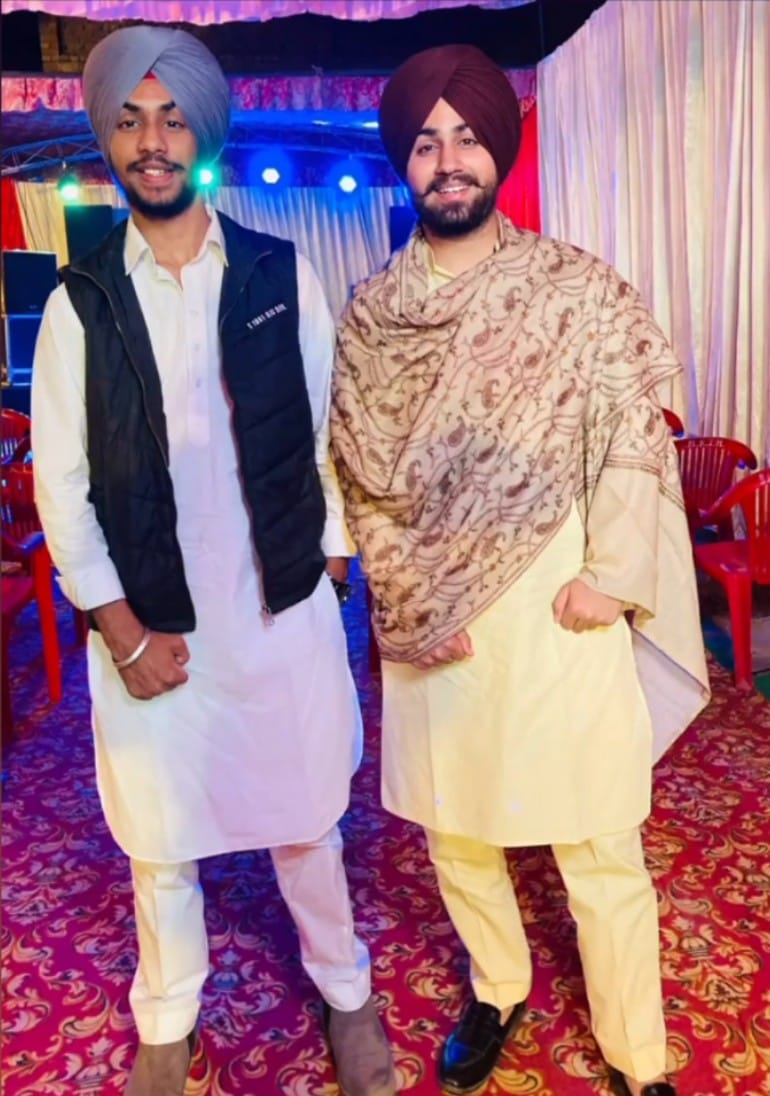
#> input picture abc.jpg, 770 x 1096 px
$ python basic.py
#> lines starting #> are read from the running program, lines starting #| are printed output that depends on the picture; after the words box and inside, x2 and y2 are one past the last pixel; in counts of white or black regions, pixels touching at a corner belong together
import cv2 as cv

img = cv.imread('abc.jpg')
#> img is the input picture: shape (1096, 770, 3); mean B, G, R 131.5, 116.4, 157.1
cv.imshow('IMAGE',img)

# Converting an Image to grayscale
gray = cv.cvtColor(img, cv.COLOR_BGR2GRAY)          #cvt->convert
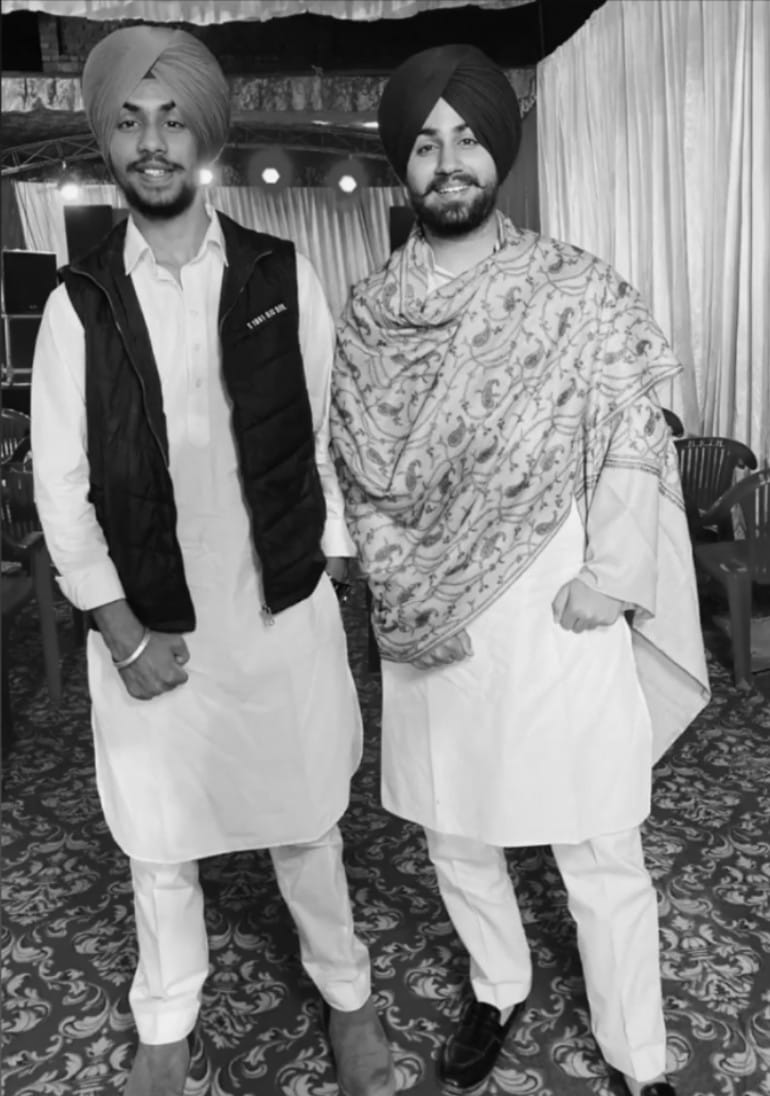
#> gray: shape (1096, 770); min 2, max 250, mean 130.3
cv.imshow('Gray', gray)

# Blur an Image
blur = cv.GaussianBlur(img, (7,7), cv.BORDER_DEFAULT)
cv.imshow('Blur', blur)

# Edge Cascading i.e. Finding edges in the Image
canny = cv.Canny(blur, 125, 175)
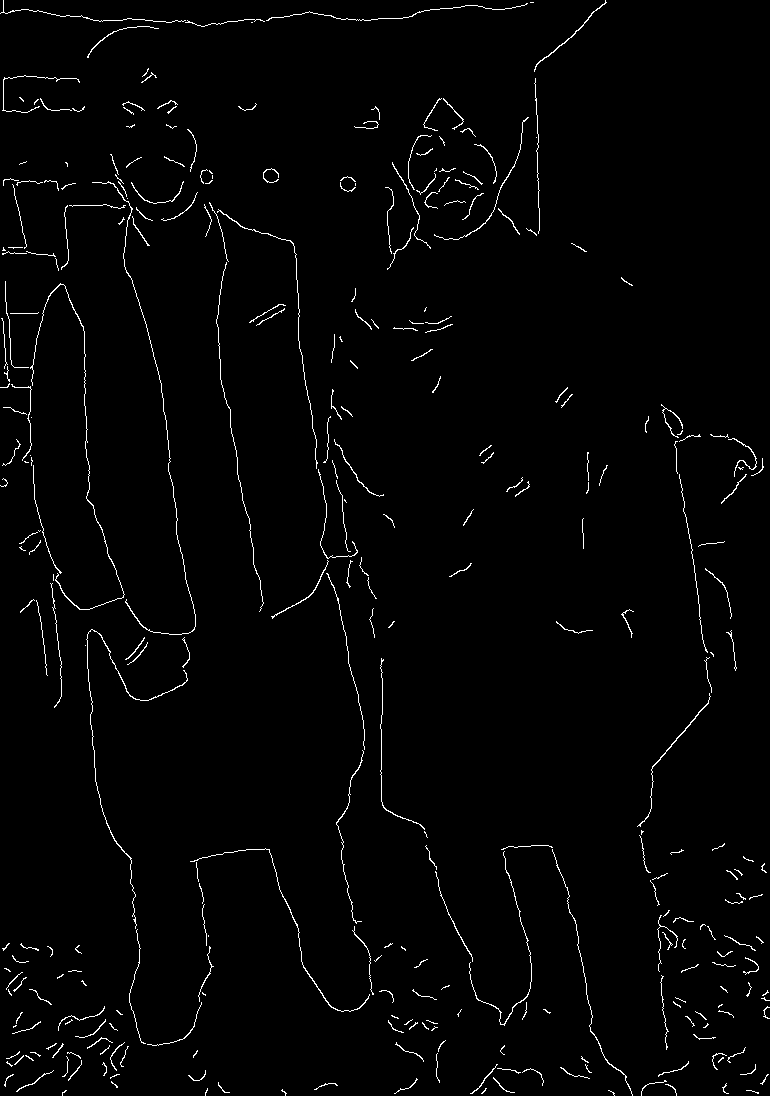
#> canny: shape (1096, 770); 1.7% white in thin lines or dots
cv.imshow('Canny Edges', canny)

# Dilating(Enlarging) the image
dilated = cv.dilate(canny, (7,7), iterations=3)
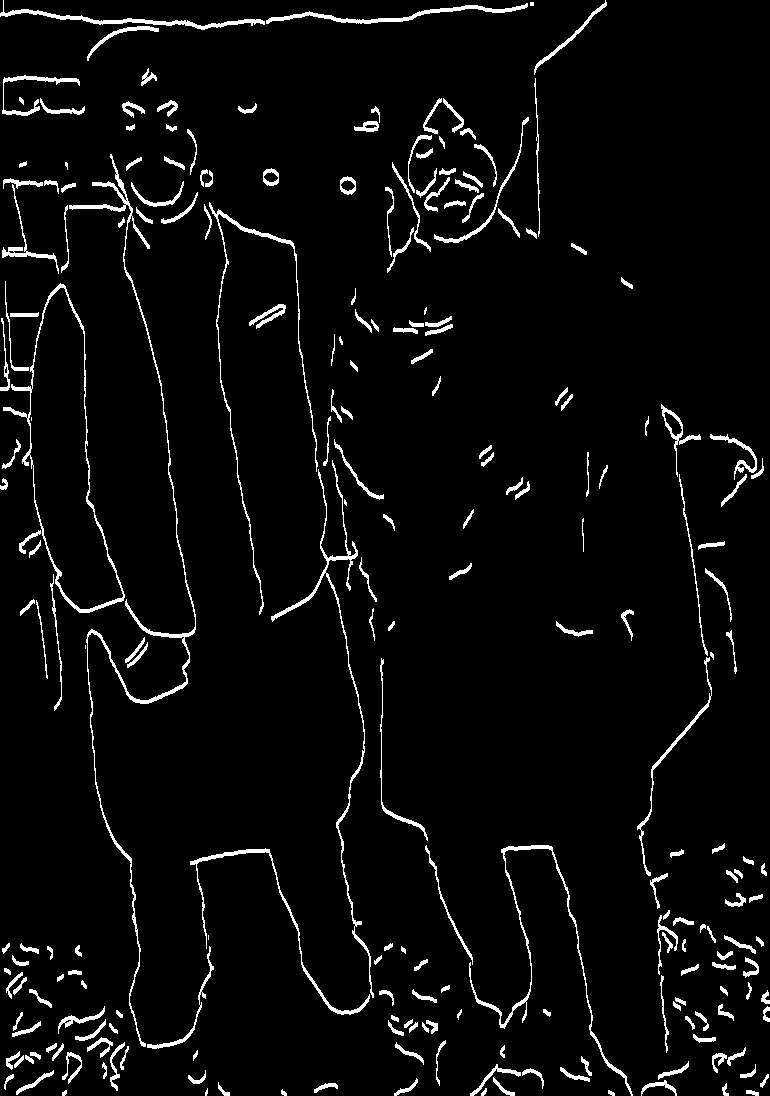
#> dilated: shape (1096, 770); 4.2% white; 234 white regions (8 under 20 px), largest, box (x1, y1, x2, y2) and area: (69, 154, 196, 1047) 3021, (3, 283, 125, 613) 1728, (271, 460, 374, 998) 1719
cv.imshow('Dilated',dilated)

# Eroding(opposite of Dilating) the image
eroded = cv.erode(dilated,(7,7), iterations=3)
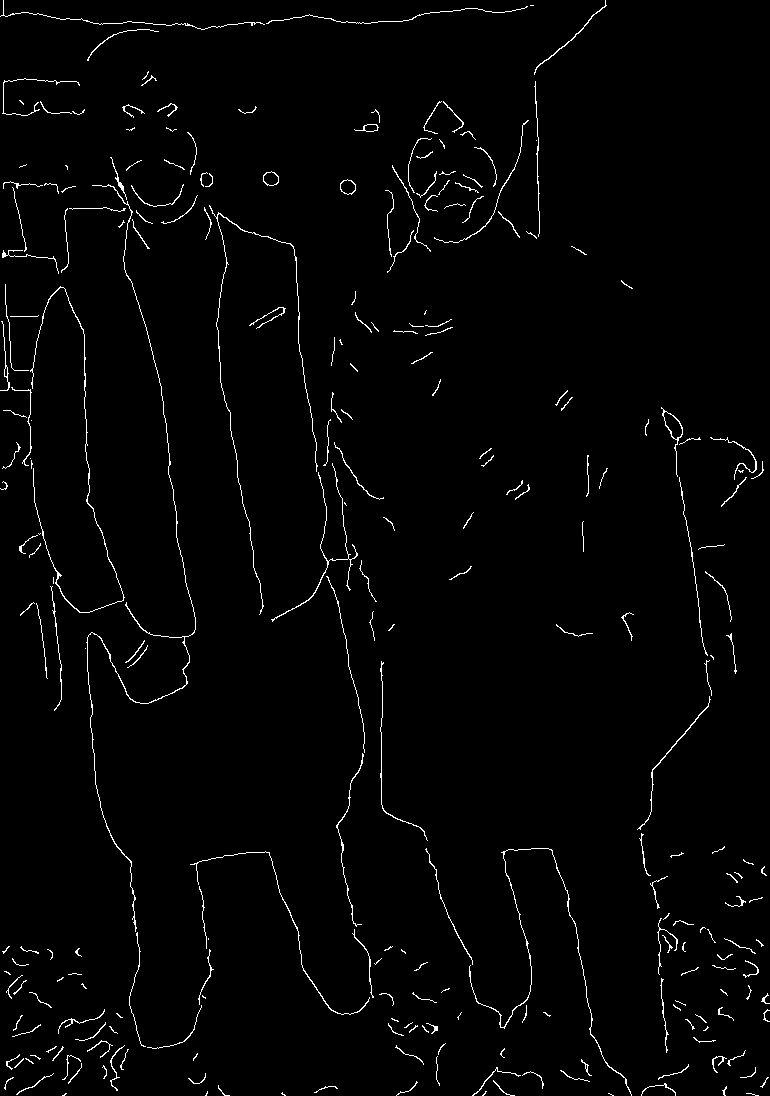
#> eroded: shape (1096, 770); 1.8% white in thin lines or dots
cv.imshow('Eroded', eroded)

# Resizing an Image
resized = cv.resize(img, (500,500), interpolation=cv.INTER_CUBIC)
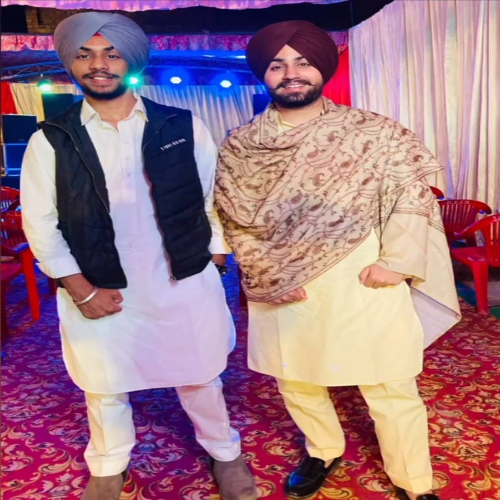
#> resized: shape (500, 500, 3); mean B, G, R 131.5, 116.4, 157.1
cv.imshow('Resized', resized)

# Cropping an Image
cropped = img[50:200, 200:400]
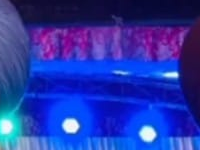
#> cropped: shape (150, 200, 3); mean B, G, R 168.7, 53.8, 38.3
cv.imshow('Cropped', cropped)

cv.waitKey(0)

$ run again, with dubai.jpg copied over abc.jpg
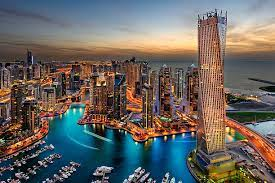
#> input picture dubai.jpg, 275 x 183 px
#> img is the input picture: shape (183, 275, 3); mean B, G, R 97.2, 100.6, 104.2
#> `canny = cv.Canny(blur, 125, 175)`:
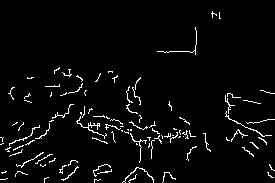
#> canny: shape (183, 275); 3.6% white in thin lines or dots
#> dilated: shape (183, 275); 9.8% white; 57 white regions (4 under 20 px), largest, box (x1, y1, x2, y2) and area: (225, 93, 275, 148) 495, (76, 106, 124, 147) 491, (130, 121, 163, 166) 314
#> eroded: shape (183, 275); 4% white in thin lines or dots
#> `cropped = img[50:200, 200:400]`:
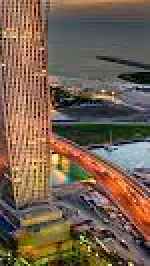
#> cropped: shape (133, 75, 3) (shown 2 times larger); mean B, G, R 79.4, 96.6, 117.6
